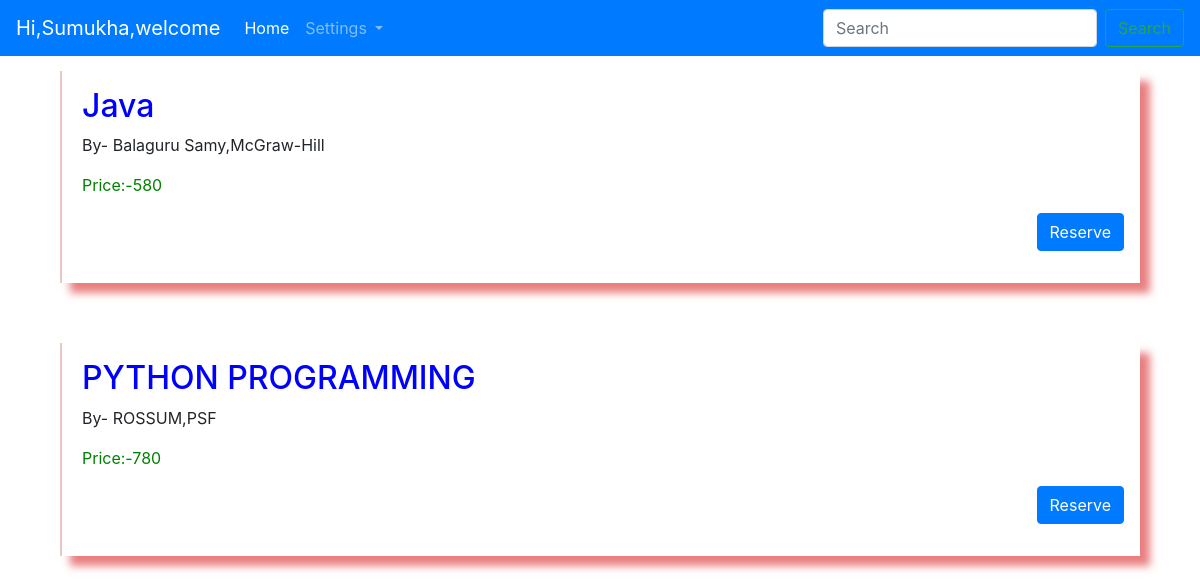
/studenthomepage.html (signed in), run on the app's committed database.
### app.py (models this page shows)
class books(db.Model):
    id = db.Column(db.Integer, primary_key=True)
    bookid = db.Column(db.String(50), nullable=False, unique=True)
    title = db.Column(db.String(50), nullable=False)
    author = db.Column(db.String(50), nullable=False)
    publisher = db.Column(db.String(50), nullable=False)
    published_year = db.Column(db.Date, nullable=False)
    price = db.Column(db.Integer, nullable=False)
    status=db.Column(db.String(20),nullable=False)
    def __repr__(self):
        return f"{self.bookid},{self.title},{self.author},{self.publisher},{self.published_year},{self.price},{self.id}"

### app.py (the view)
@app.route('/studenthomepage.html')
def studenthomepage():
    if session.get('name') is not None:
        res=db.session.query(books).all()
        print(f"value of result = {res}")
        return render_template('studenthomepage.html',fn=session['name'],records=res)
    else:
        return "You must <a href='/'>Login</a> to continue"

### templates/studenthomepage.html
{% extends 'studentnavbar.html' %}
{% block welcome %}
    Hi,{{fn}},welcome
{% endblock welcome %}
{% block content %}
  <div class="container" id="books">
   {% for row  in  records %}
     {% if row.status=="available" %}
     <div class="book">
      <h2>{{ row.title }}</h2>
      <p>
         By- {{ row.author }},{{ row.publisher }}
      </p>
      <p style="color: green" >
        Price:-{{ row.price}}
      </p>
      <p style="text-align:right;">
        <a href="/reserve/{{row.id}},{{row.bookid}}" class="btn btn-primary" >Reserve</a>
      </p>
     </div>
     {% endif %}
   {% endfor %}
{% endblock content %}

### static/style.css (style rules this page uses)
#books h2 { color:blue; }
div.book { box-shadow: 10px 10px 8px #e97f7f; margin-top:15px; margin-bottom:60px; padding:16px; padding-left:20px; border-left: 2px solid rgb(237, 197, 197); }

### data on the page
books: title "Java", author "Balaguru Samy", publisher "McGraw-Hill", price "580"
books: title "PYTHON PROGRAMMING", author "ROSSUM", publisher "PSF", price "780"

### other printed values
{{ fn }} "Sumukha"
